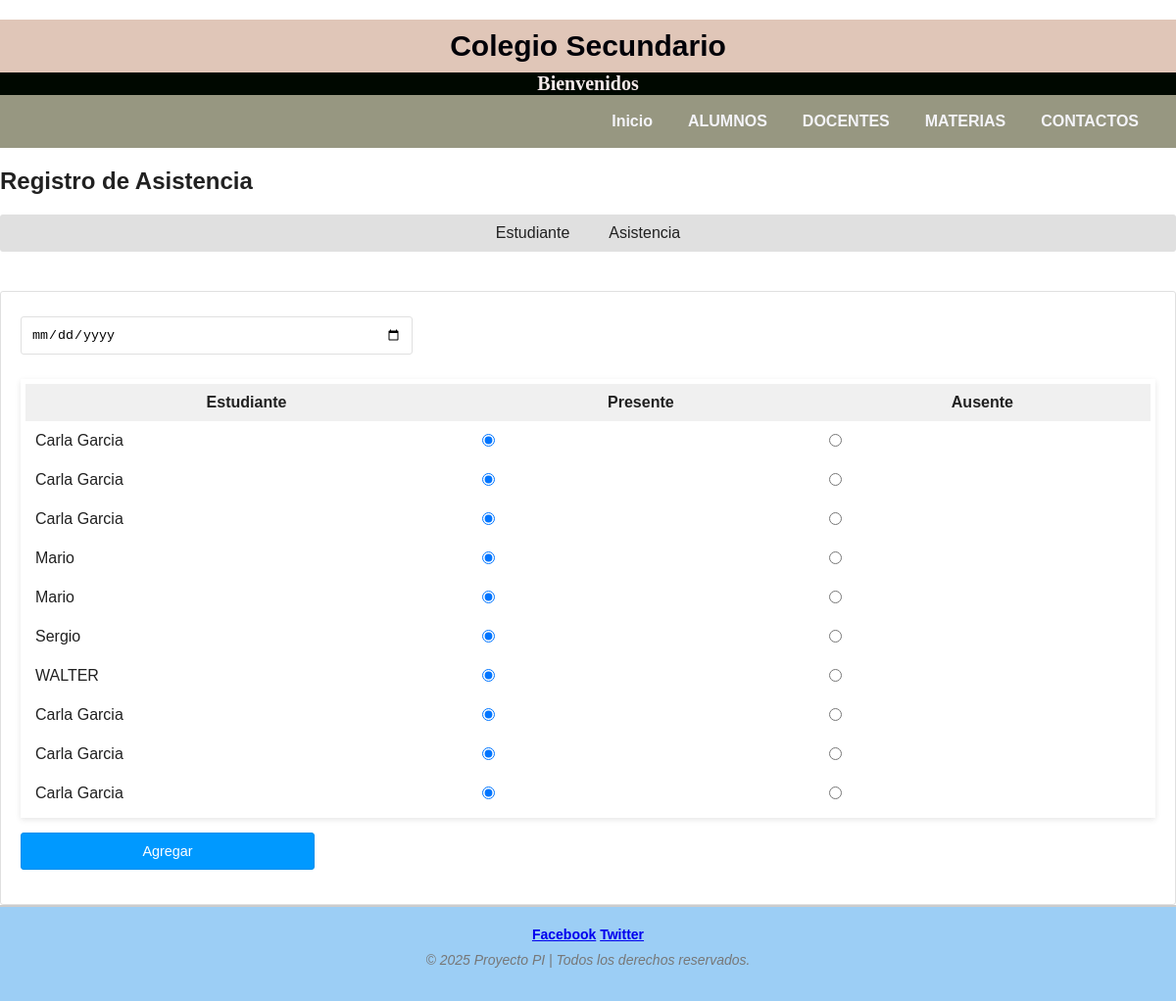
Page /mainfile/Alumnos.php?action=attendance-add on the committed database.
### tables this page shows
CREATE TABLE `tbl_estudiante` (
  `id` int(11) NOT NULL,
  `nombres` varchar(55) NOT NULL,
  `fecha_estudiante` date NOT NULL,
  `clase` varchar(55) NOT NULL,
  `id_materia` int(11) NOT NULL
);

### Modelo/DBController.php (called while the page is built, shortened)
<?php
class DBController {
    private $host = "localhost";
    private $user = "root";
    private $password = "";
    private $database = "c";
    private $conn;
    function __construct() {
        $this->conn = $this->connectDB();
    }
    public function connectDB() {
        return mysqli_connect($this->host, $this->user, $this->password, $this->database);
    }
    public function runBaseQuery($query) {
        $result = $this->conn->query($query);
        $resultset = [];
        if ($result && $result->num_rows > 0) {
            while ($row = $result->fetch_assoc()) {
                $resultset[] = $row;
            }
        }
        return $resultset;
    }
}
?>

### Modelo/Student.php (called while the page is built, shortened)
<?php
require_once ("../Modelo/DBController.php");
class Student
{
    private $db_handle;
    function __construct() {
        $this->db_handle = new DBController();
    }
    function getAllStudent() {
        $sql = "SELECT * FROM tbl_estudiante ORDER BY id";
        $result = $this->db_handle->runBaseQuery($sql);
        return $result;
    }
}
?>

### mainfile/attendance-add.php (the view, shortened to what this page needs)
<?php require_once "header.php"; ?>
<form name="frmAdd" method="post" action="" id="frmAdd"
    onSubmit="return validate();">
    <div>
        <input type="date" name="attendance_date" id="attendance_date" class="demoInputBox"> <span id="attendance_date-info" class="info"></span>
    </div>
    <div id="toys-grid">
        <table cellpadding="10" cellspacing="1">
            <thead>
                <tr>
                    <th><strong>Estudiante</strong></th>
                    <th><strong>Presente</strong></th>
                    <th><strong>Ausente</strong></th>
                </tr>
            </thead>
            <tbody>
                    <?php
            if (! empty($studentResult)) {
                foreach ($studentResult as $k => $v) {
            ?>
          <tr>
                    <td><input type="hidden"
            <?php echo $studentResult[$k]["nombres"]; ?></td>
                    <td><input type="radio" name="attendance-<?php echo $studentResult[$k]["id"]; ?>" value="present" checked /></td>
                    <td><input type="radio" name="attendance-<?php echo $studentResult[$k]["id"]; ?>" value="absent" /></td>
                </tr>
                    <?php
                        }
                    }
                    ?>
        </table>
    </div>
   <div>
        <input type="submit" name="add" id="btnSubmit" value="Agregar" />
    </div>
</form>
</body>
</html>

### mainfile/css/estilos_de_contenido.css (style rules this page uses)
body { margin: 0; padding: 0; min-height: 100vh; width: 100%; }
table { width: 100%; border: 5px solid white; background-color: #eedbdb; box-shadow: 0 2px 6px rgba(0, 0, 0, 0.1); }

### mainfile/css/style.css (style rules this page uses)
body { width: 100%; font-family: Arial, sans-serif; color: #212121; margin: 0; padding: 0; }
#toys-grid { margin-bottom: 30px; width: 100%; }
#toys-grid table { width: 100%; background-color: #F0F0F0; border-collapse: collapse; }
#toys-grid table td { background-color: #FFFFFF; padding: 10px; }
.demoInputBox { padding: 10px; border: 1px solid #E0E0E0; border-radius: 3px; width: 100%; max-width: 400px; margin: 5px 0 10px 0; box-sizing: border-box; }
#frmAdd { border: 1px solid #E0E0E0; padding: 20px; border-radius: 3px; width: 100%; max-width: 100%; box-sizing: border-box; }
#frmAdd div { margin-bottom: 15px; }
#btnAddAction, #btnSubmit { padding: 10px 20px; border-radius: 3px; cursor: pointer; display: block; width: 100%; max-width: 300px; margin-bottom: 10px; box-sizing: border-box; }
#btnSubmit { background: #09F; border: 1px solid #048eec; color: #FFF; font-size: 0.9em; }
.info { font-size: 0.8em; color: #FF6600; letter-spacing: 2px; padding-left: 5px; }

### rows in the picture
tbl_estudiante: nombres "Carla Garcia"
tbl_estudiante: nombres "Carla Garcia"
tbl_estudiante: nombres "Carla Garcia"
tbl_estudiante: nombres "Mario"
tbl_estudiante: nombres "Mario"
tbl_estudiante: nombres "Sergio"
tbl_estudiante: nombres "WALTER"
tbl_estudiante: nombres "Carla Garcia"
tbl_estudiante: nombres "Carla Garcia"
tbl_estudiante: nombres "Carla Garcia"

### other values in the picture
$nombre_sitio "Colegio Secundario"
$nombre_secundario "Bienvenidos"
